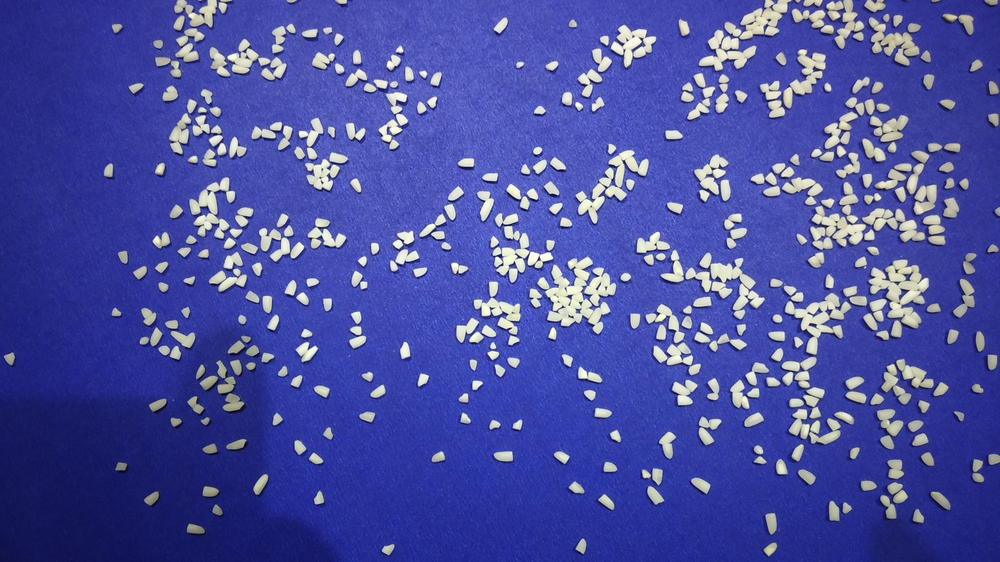
#> input picture RiceCV/train/broken_grain_1.jpg, 1000 x 562 px, shrunk from 4000 x 2250 before the run; its folder holds only this picture in this run
$ jupyter execute --allow-errors computer_vision_rice.ipynb
#> lines starting #> are read from the running program, lines starting #| are printed output that depends on the picture; after the words box and inside, x2 and y2 are one past the last pixel; in counts of white or black regions, pixels touching at a corner belong together
[cell 1]
#Method 1

[cell 2]
import cv2
import os
import numpy as np

# Load the training images
# [7 lines left out: function load_test_images, not called in this run]

#> (the rest of this cell did not finish here and is left out)

[cell 3]
# Pre-process the training images to extract features
# [5 lines left out: function pre_process_image, not called in this run]

#> (the rest of this cell did not finish here and is left out)

#> (a cell that did not finish here is left out)

[cell 5]
#Method 2

[cell 6]
import cv2
import numpy as np
import os

# Path to the train folder
train_folder = "train"

# Dictionary to store the count of total and broken rice grains for each image
counts = {}

# Loop over all images in the train folder
for image_file in os.listdir(train_folder):
    # Read the image
    image = cv2.imread(os.path.join(train_folder, image_file))
#> image is the input picture: shape (562, 1000, 3); mean B, G, R 160.5, 79.9, 73.9

    # Convert the image to grayscale
    gray = cv2.cvtColor(image, cv2.COLOR_BGR2GRAY)
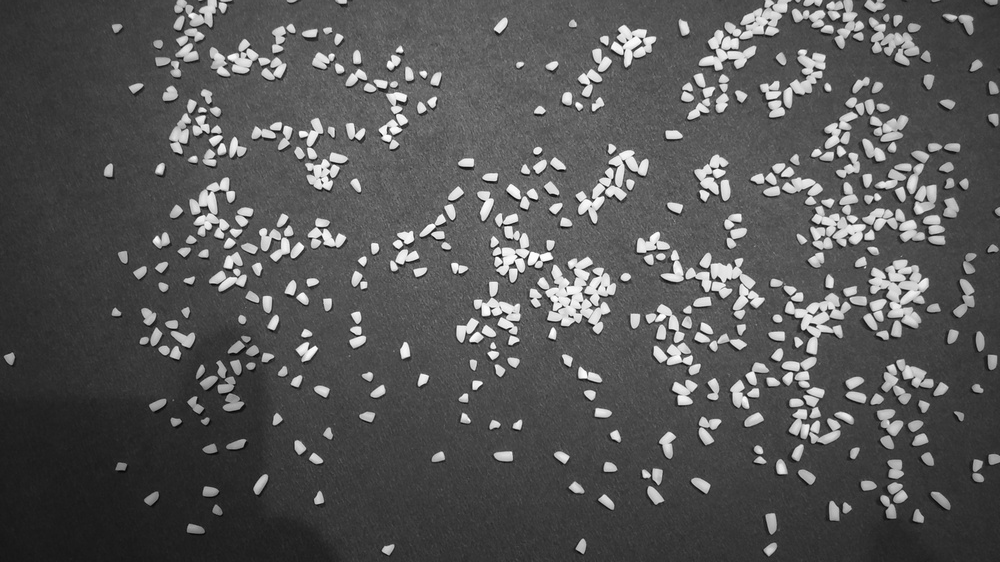
#> gray: shape (562, 1000); min 4, max 255, mean 87.3

    # Threshold the image to create a binary image
    ret, thresh = cv2.threshold(gray, 0, 255, cv2.THRESH_BINARY_INV + cv2.THRESH_OTSU)
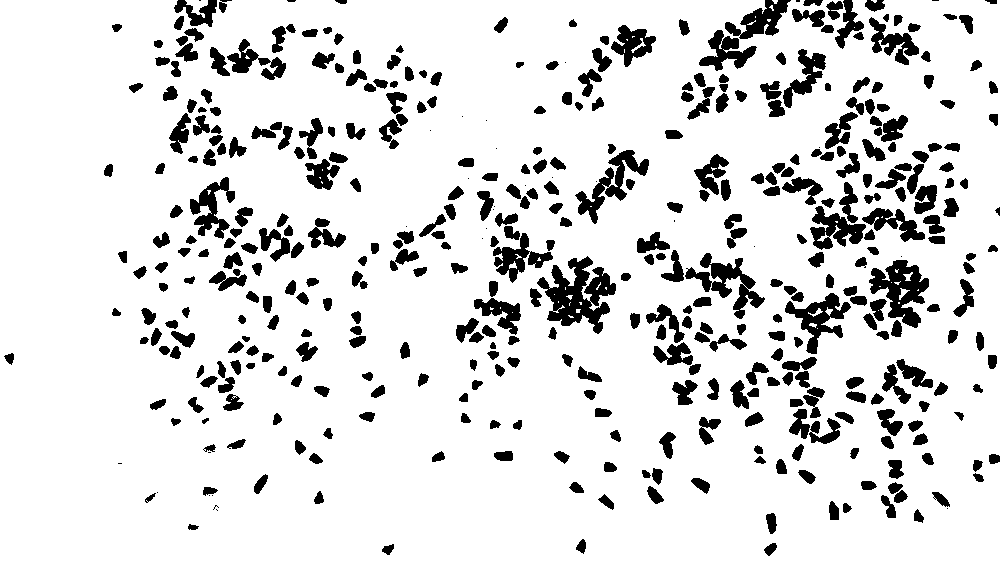
#> thresh: shape (562, 1000); 86.9% white; 438 black regions (30 under 20 px)
#> ret = 135

    # Find contours in the binary image
    contours, _ = cv2.findContours(thresh, cv2.RETR_EXTERNAL, cv2.CHAIN_APPROX_SIMPLE)
#> contours = 9 contours, 7 with area under 20; largest, box (x1, y1, x2, y2) and area: (0, 0, 1000, 562) 557328, (185, 0, 208, 18) 164

    # Initialize the count of total and broken rice grains
    total_count = 0
    broken_count = 0

    # Loop over all contours
    for contour in contours:
        # Check if the contour is a broken rice grain
        if len(contour) < 5:
            broken_count += 1
        else:
            total_count += 1
#> this loop made 9 passes
#> (contour, broken_count) on passes 1, 4: ([[854, 27]], 1), ([[755, 16], [755, 17]], 2)
#> after the loop, broken_count = 2; total_count = 7

    # Store the count of total and broken rice grains for the image
    counts[image_file] = (total_count, broken_count)

# Print the counts
print(counts)
#| {'broken_grain_1.jpg': (7, 2)}

$ run again, on RiceCV/train/full_grain_5.jpg
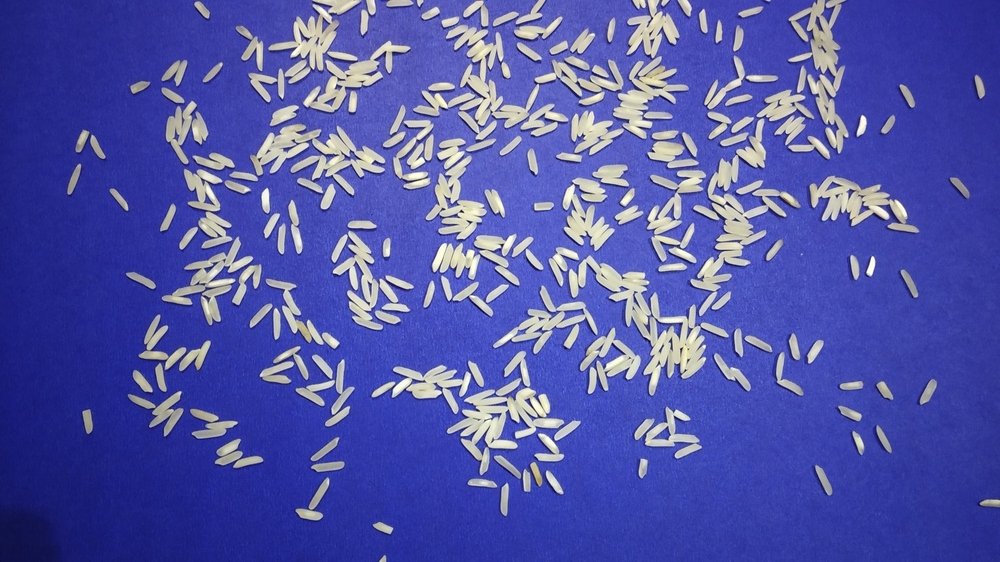
#> input picture RiceCV/train/full_grain_5.jpg, 1000 x 562 px, shrunk from 4000 x 2250 before the run
#> image is the input picture: shape (562, 1000, 3); mean B, G, R 167.3, 85.6, 81.1
#> `gray = cv2.cvtColor(image, cv2.COLOR_BGR2GRAY)`:
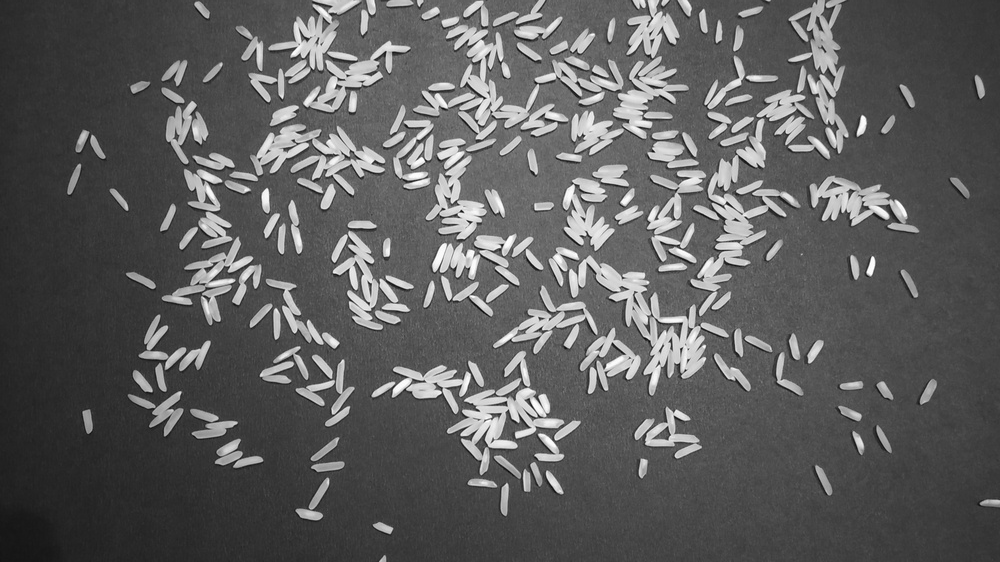
#> gray: shape (562, 1000); min 6, max 255, mean 93.5
#> `ret, thresh = cv2.threshold(gray, 0, 255, cv2.THRESH_BINARY_INV + cv2...`:
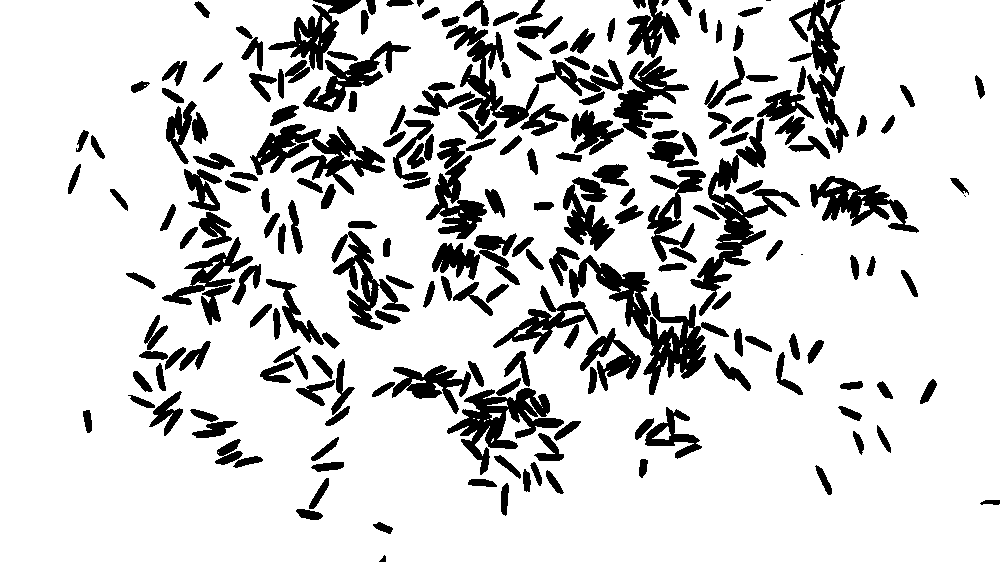
#> thresh: shape (562, 1000); 82.9% white; 203 black regions (3 under 20 px)
#> ret = 134
#> contours = 14 contours, 9 with area under 20; largest, box (x1, y1, x2, y2) and area: (0, 0, 1000, 562) 551492, (821, 0, 836, 25) 118, (322, 17, 330, 33) 56, (815, 16, 824, 32) 49, (299, 28, 312, 42) 30
#> the loop `for contour in contours:` made 14 passes
#> contour on passes 3, 4, 5, 8: [[299, 44]], [[321, 43], [321, 45], [321, 44], [322, 43]], [[821, 39], [821, 40], [822, 40]], [[641, 33]]
#> after the loop `for contour in contours:`: broken_count = 4; total_count = 10
#| {'full_grain_5.jpg': (10, 4)}

$ run again, on RiceCV/train/full_grain_6.jpg
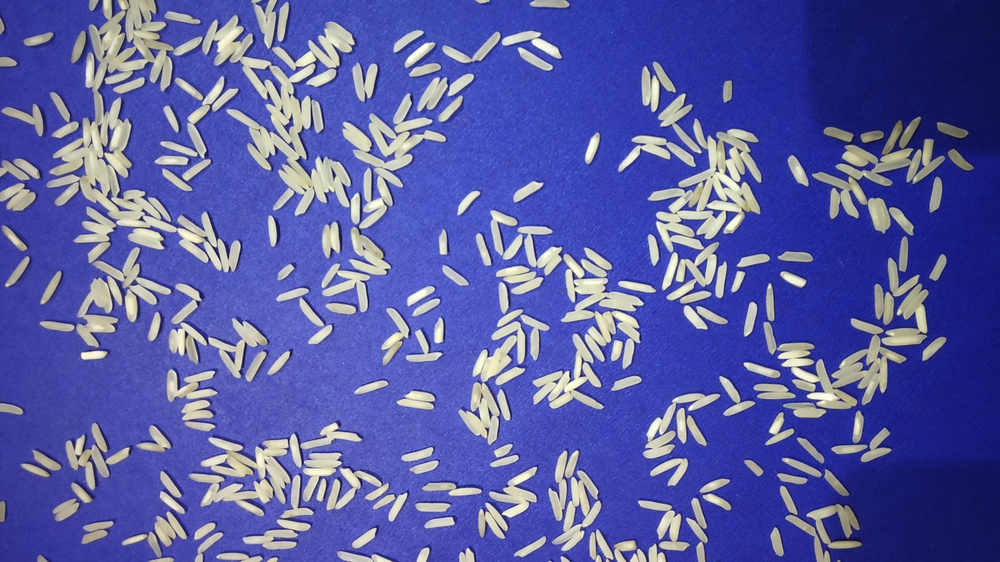
#> input picture RiceCV/train/full_grain_6.jpg, 1000 x 562 px, shrunk from 4000 x 2250 before the run
#> image is the input picture: shape (562, 1000, 3); mean B, G, R 164.3, 92.2, 88.2
#> `gray = cv2.cvtColor(image, cv2.COLOR_BGR2GRAY)`:
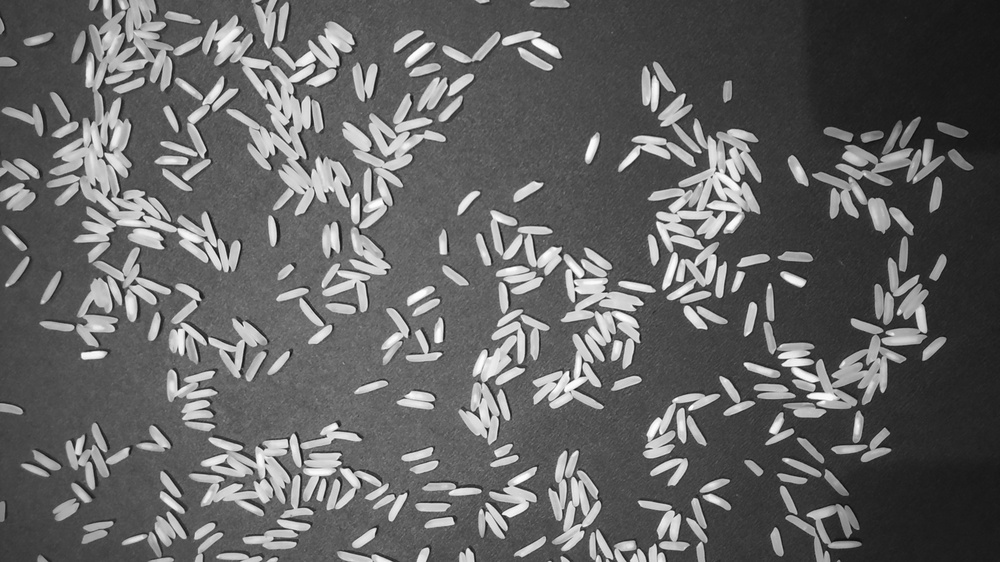
#> gray: shape (562, 1000); min 12, max 254, mean 99.2
#> `ret, thresh = cv2.threshold(gray, 0, 255, cv2.THRESH_BINARY_INV + cv2...`:
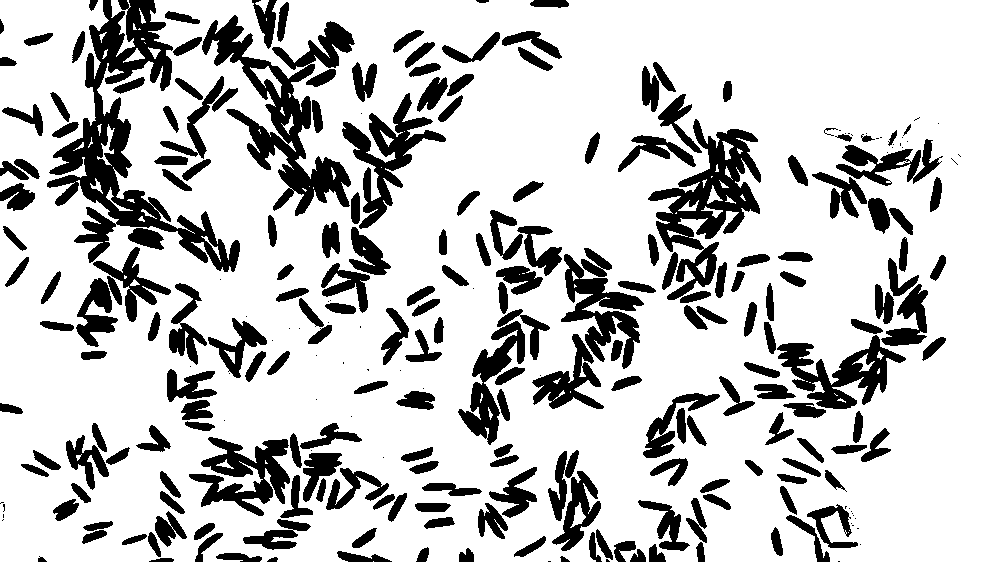
#> thresh: shape (562, 1000); 77.8% white; 271 black regions (59 under 20 px)
#> ret = 132
#> contours = 24 contours, 13 with area under 20; largest, box (x1, y1, x2, y2) and area: (0, 0, 1000, 562) 540790, (111, 0, 135, 57) 308, (97, 124, 115, 166) 146, (123, 48, 145, 63) 101, (106, 187, 133, 211) 73
#> the loop `for contour in contours:` made 24 passes
#> contour on passes 1, 15, 16, 18, 20: [[373, 561]], [[144, 42], [145, 43]], [[141, 38], [141, 39], [144, 39], [143, 38]], [[139, 28], [138, 29], [140, 29]], [[266, 18], [266, 20]]
#> after the loop `for contour in contours:`: broken_count = 5; total_count = 19
#| {'full_grain_6.jpg': (19, 5)}

$ run again, on RiceCV/train/mixed_grain_1.jpg
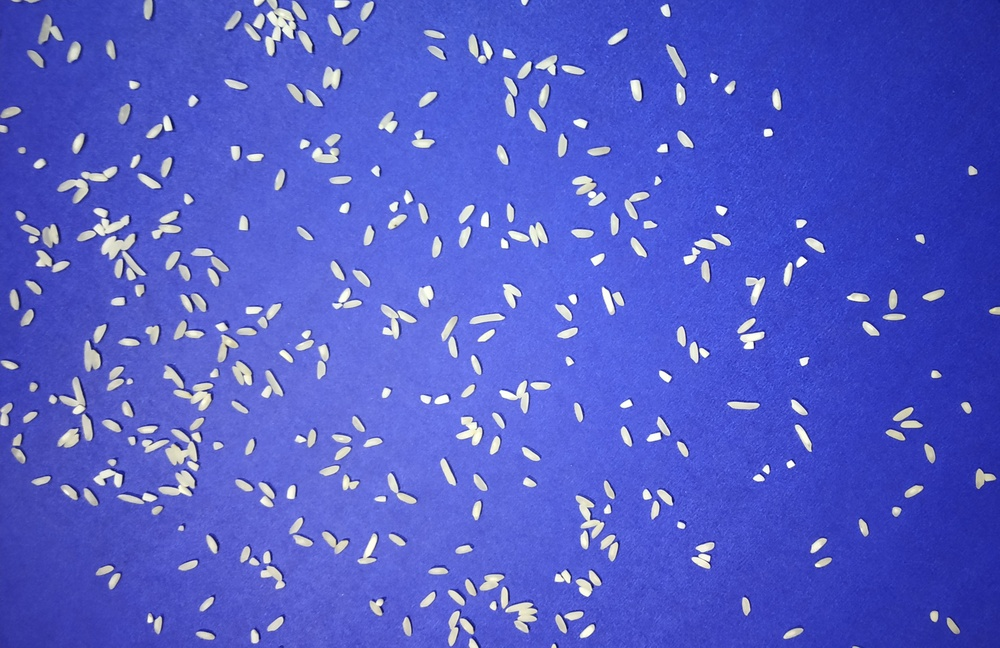
#> input picture RiceCV/train/mixed_grain_1.jpg, 1000 x 648 px, shrunk from 3474 x 2250 before the run
#> image is the input picture: shape (648, 1000, 3); mean B, G, R 200.7, 91.7, 82.3
#> `gray = cv2.cvtColor(image, cv2.COLOR_BGR2GRAY)`:
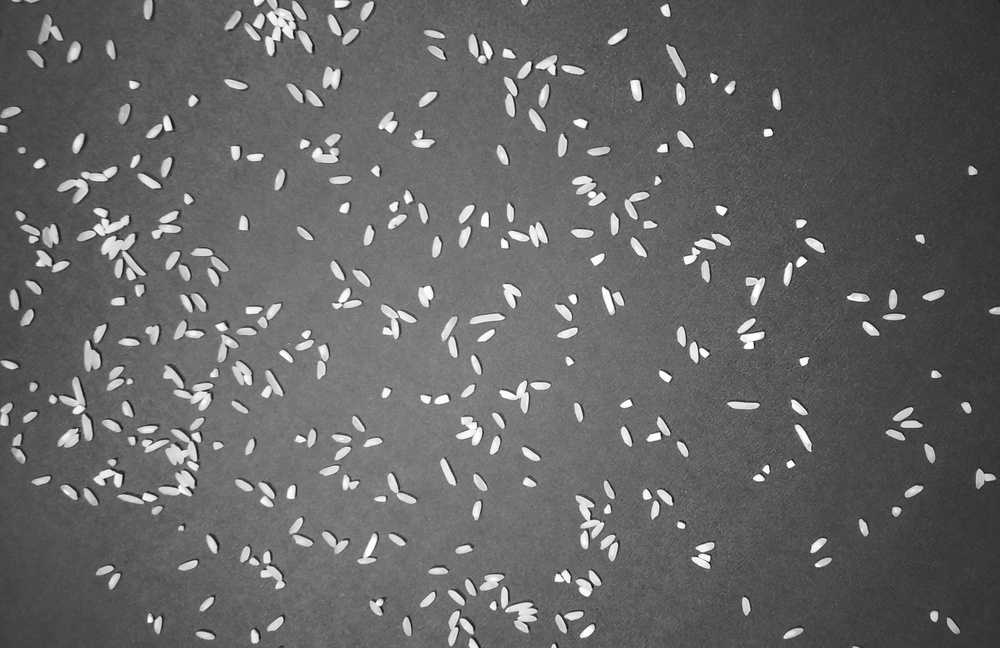
#> gray: shape (648, 1000); min 9, max 255, mean 101.4
#> `ret, thresh = cv2.threshold(gray, 0, 255, cv2.THRESH_BINARY_INV + cv2...`:
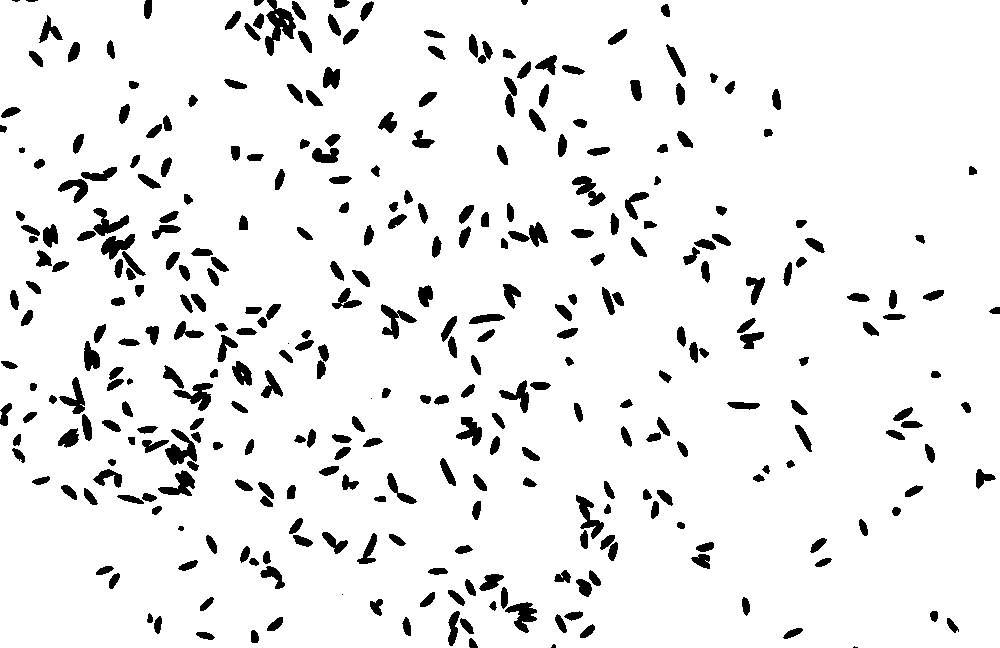
#> thresh: shape (648, 1000); 92.7% white; 335 black regions (7 under 20 px)
#> ret = 152
#> contours = 4 contours, 3 with area under 20; largest, box (x1, y1, x2, y2) and area: (0, 0, 1000, 648) 644707
#> the loop `for contour in contours:` made 4 passes
#> after the loop `for contour in contours:`: broken_count = 0; total_count = 4
#| {'mixed_grain_1.jpg': (4, 0)}
